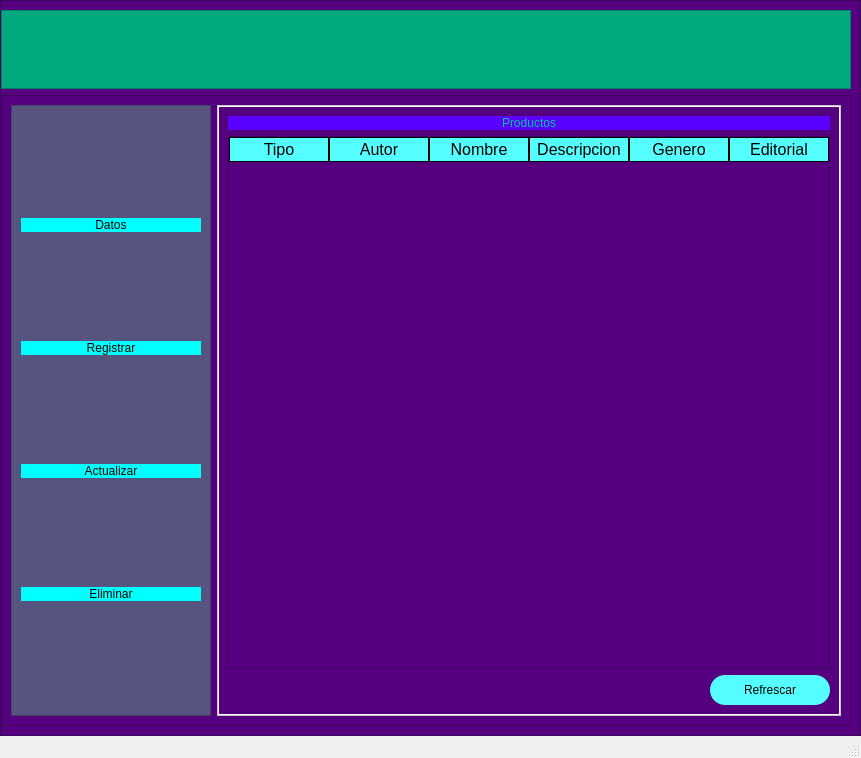
<?xml version="1.0" encoding="UTF-8"?>
<ui version="4.0">
 <class>MainWindow</class>
 <widget class="QMainWindow" name="MainWindow">
  <property name="geometry">
   <rect>
    <x>0</x>
    <y>0</y>
    <width>861</width>
    <height>758</height>
   </rect>
  </property>
  <property name="windowTitle">
   <string>MainWindow</string>
  </property>
  <widget class="QWidget" name="centralwidget">
   <layout class="QHBoxLayout" name="horizontalLayout_8">
    <property name="spacing">
     <number>0</number>
    </property>
    <property name="leftMargin">
     <number>0</number>
    </property>
    <property name="topMargin">
     <number>0</number>
    </property>
    <property name="rightMargin">
     <number>0</number>
    </property>
    <property name="bottomMargin">
     <number>0</number>
    </property>
    <item>
     <widget class="QFrame" name="frame">
      <property name="styleSheet">
       <string notr="true">background-color: rgb(85, 0, 127);</string>
      </property>
      <property name="frameShape">
       <enum>QFrame::StyledPanel</enum>
      </property>
      <property name="frameShadow">
       <enum>QFrame::Raised</enum>
      </property>
      <layout class="QVBoxLayout" name="verticalLayout_2" stretch="1,8">
       <property name="leftMargin">
        <number>0</number>
       </property>
       <item>
        <widget class="QFrame" name="frame_superior">
         <property name="styleSheet">
          <string notr="true">QFrame{
background-color: rgb(0, 170, 127);
}

QPushButton{
background-color: #000000ff;
border-radius:20px;
}

QPushButton:hover{
background-color: rgb(255, 85, 127);
border-radius:20px;
}</string>
         </property>
         <property name="frameShape">
          <enum>QFrame::StyledPanel</enum>
         </property>
         <property name="frameShadow">
          <enum>QFrame::Raised</enum>
         </property>
         <layout class="QHBoxLayout" name="horizontalLayout">
          <item>
           <widget class="QPushButton" name="bt_menu">
            <property name="minimumSize">
             <size>
              <width>200</width>
              <height>0</height>
             </size>
            </property>
            <property name="text">
             <string/>
            </property>
            <property name="icon">
             <iconset>
              <normaloff>icons/website-menu-black-circle-20730.png</normaloff>icons/website-menu-black-circle-20730.png</iconset>
            </property>
            <property name="iconSize">
             <size>
              <width>38</width>
              <height>38</height>
             </size>
            </property>
           </widget>
          </item>
          <item>
           <spacer name="horizontalSpacer">
            <property name="orientation">
             <enum>Qt::Horizontal</enum>
            </property>
            <property name="sizeHint" stdset="0">
             <size>
              <width>429</width>
              <height>20</height>
             </size>
            </property>
           </spacer>
          </item>
          <item>
           <widget class="QPushButton" name="bt_restaurar">
            <property name="minimumSize">
             <size>
              <width>40</width>
              <height>40</height>
             </size>
            </property>
            <property name="text">
             <string/>
            </property>
            <property name="icon">
             <iconset>
              <normaloff>icons/minus-black-circle-20728.png</normaloff>icons/minus-black-circle-20728.png</iconset>
            </property>
            <property name="iconSize">
             <size>
              <width>38</width>
              <height>38</height>
             </size>
            </property>
           </widget>
          </item>
          <item>
           <widget class="QPushButton" name="bt_minimizar">
            <property name="minimumSize">
             <size>
              <width>40</width>
              <height>40</height>
             </size>
            </property>
            <property name="text">
             <string/>
            </property>
            <property name="icon">
             <iconset>
              <normaloff>icons/scale-arrows-black-circle-20770.png</normaloff>icons/scale-arrows-black-circle-20770.png</iconset>
            </property>
            <property name="iconSize">
             <size>
              <width>38</width>
              <height>38</height>
             </size>
            </property>
           </widget>
          </item>
          <item>
           <widget class="QPushButton" name="bt_maximizar">
            <property name="minimumSize">
             <size>
              <width>40</width>
              <height>40</height>
             </size>
            </property>
            <property name="text">
             <string/>
            </property>
            <property name="icon">
             <iconset>
              <normaloff>icons/scale-arrows-black-circle-20770.png</normaloff>icons/scale-arrows-black-circle-20770.png</iconset>
            </property>
            <property name="iconSize">
             <size>
              <width>38</width>
              <height>38</height>
             </size>
            </property>
           </widget>
          </item>
          <item>
           <widget class="QPushButton" name="bt_cerrar">
            <property name="minimumSize">
             <size>
              <width>40</width>
              <height>40</height>
             </size>
            </property>
            <property name="text">
             <string/>
            </property>
            <property name="icon">
             <iconset>
              <normaloff>icons/black-close-circle-or-delete-20709.png</normaloff>icons/black-close-circle-or-delete-20709.png</iconset>
            </property>
            <property name="iconSize">
             <size>
              <width>38</width>
              <height>38</height>
             </size>
            </property>
           </widget>
          </item>
         </layout>
        </widget>
       </item>
       <item>
        <widget class="QFrame" name="frame_contenido">
         <property name="minimumSize">
          <size>
           <width>0</width>
           <height>42</height>
          </size>
         </property>
         <property name="frameShape">
          <enum>QFrame::StyledPanel</enum>
         </property>
         <property name="frameShadow">
          <enum>QFrame::Raised</enum>
         </property>
         <layout class="QHBoxLayout" name="horizontalLayout_2">
          <item>
           <widget class="QFrame" name="frame_control">
            <property name="minimumSize">
             <size>
              <width>200</width>
              <height>0</height>
             </size>
            </property>
            <property name="maximumSize">
             <size>
              <width>0</width>
              <height>16777215</height>
             </size>
            </property>
            <property name="styleSheet">
             <string notr="true">QFrame{
background-color: rgb(85, 85, 127);
}

QPushButton{
background-color: rgb(0, 255, 255);
border-top-left-radius:20px;
border-bottom-left-radius:20px;
colo:rgb(255,255,255);
font 77 10pt&quot;Arial Black&quot;
}

QPushButton:hover{
	background-color: rgb(170, 0, 0);
border-top-left-radius:20px;
border-bottom-left-radius:20px;
colo:rgb(0,0,0);
font 77 10pt&quot;Arial Black&quot;
}</string>
            </property>
            <property name="frameShape">
             <enum>QFrame::StyledPanel</enum>
            </property>
            <property name="frameShadow">
             <enum>QFrame::Raised</enum>
            </property>
            <layout class="QVBoxLayout" name="verticalLayout_3">
             <item>
              <widget class="QPushButton" name="bt_datos">
               <property name="minimumSize">
                <size>
                 <width>40</width>
                 <height>0</height>
                </size>
               </property>
               <property name="text">
                <string>Datos</string>
               </property>
               <property name="icon">
                <iconset>
                 <normaloff>../../Downloads/icons/icons/database-server-hosting-black-folder-20364.png</normaloff>../../Downloads/icons/icons/database-server-hosting-black-folder-20364.png</iconset>
               </property>
               <property name="iconSize">
                <size>
                 <width>35</width>
                 <height>35</height>
                </size>
               </property>
              </widget>
             </item>
             <item>
              <widget class="QPushButton" name="bt_registrar">
               <property name="minimumSize">
                <size>
                 <width>40</width>
                 <height>0</height>
                </size>
               </property>
               <property name="text">
                <string>Registrar</string>
               </property>
               <property name="icon">
                <iconset>
                 <normaloff>../../Downloads/icons/icons/add-black-circle-20729.png</normaloff>../../Downloads/icons/icons/add-black-circle-20729.png</iconset>
               </property>
               <property name="iconSize">
                <size>
                 <width>35</width>
                 <height>35</height>
                </size>
               </property>
              </widget>
             </item>
             <item>
              <widget class="QPushButton" name="bt_actualizar">
               <property name="minimumSize">
                <size>
                 <width>40</width>
                 <height>0</height>
                </size>
               </property>
               <property name="text">
                <string>Actualizar</string>
               </property>
               <property name="icon">
                <iconset>
                 <normaloff>../../Downloads/icons/icons/pencil-black-circle-20789.png</normaloff>../../Downloads/icons/icons/pencil-black-circle-20789.png</iconset>
               </property>
               <property name="iconSize">
                <size>
                 <width>35</width>
                 <height>35</height>
                </size>
               </property>
              </widget>
             </item>
             <item>
              <widget class="QPushButton" name="bt_eliminar">
               <property name="minimumSize">
                <size>
                 <width>40</width>
                 <height>0</height>
                </size>
               </property>
               <property name="text">
                <string>Eliminar</string>
               </property>
               <property name="icon">
                <iconset>
                 <normaloff>../../Downloads/icons/icons/remove-or-delete-black-circle-20731.png</normaloff>../../Downloads/icons/icons/remove-or-delete-black-circle-20731.png</iconset>
               </property>
               <property name="iconSize">
                <size>
                 <width>35</width>
                 <height>35</height>
                </size>
               </property>
              </widget>
             </item>
            </layout>
           </widget>
          </item>
          <item>
           <widget class="QFrame" name="frame_pagina">
            <property name="styleSheet">
             <string notr="true">QFrame{
	background-color: rgb(255, 255, 255);
}

QLabel{
font:87 12pt &quot;Arial Black&quot;;
	background-color: rgb(90, 0, 255);
color:rgb(0,200,150);
border:0px solid #14CBDC;
}

QLineEdit{
border:0px;
color: rgb(255,255,255);
border-bottom:2px solid rgb(60,60,60);
font:75 12pt &quot;Time New Roman&quot;; 
}

QPushButton{
background-color: rgb(85, 255, 255);
border-radius:15px;
font:77 10pt &quot;Ärial Black&quot;
}

QPushButton:hover{
background-color: rgb(100, 170, 100);
border-radius:15px;
color:rgb(0,0,0);
font:77 10pt &quot;Ärial Black&quot;
}

QTableWidget{
background-color: rgb(85, 0, 127);
color: rgb(85, 255, 255);
gridle-color:rgb(85, 255, 255);
font-size:12pt;
color:#000000;
}

QHeaderView::section{
background-color: rgb(85, 255, 255);;
border:1px solid rgb(0,0,0);
font-size:12pt;
}

QHeaderViewQTableCornerButton::section{
background-color: rgb(0,0,0);
border:1px solid rgb(0,200,150);
}
</string>
            </property>
            <property name="frameShape">
             <enum>QFrame::StyledPanel</enum>
            </property>
            <property name="frameShadow">
             <enum>QFrame::Raised</enum>
            </property>
            <layout class="QVBoxLayout" name="verticalLayout_4">
             <property name="spacing">
              <number>0</number>
             </property>
             <property name="leftMargin">
              <number>1</number>
             </property>
             <property name="topMargin">
              <number>1</number>
             </property>
             <property name="rightMargin">
              <number>1</number>
             </property>
             <property name="bottomMargin">
              <number>1</number>
             </property>
             <item>
              <widget class="QStackedWidget" name="stackedWidget">
               <property name="currentIndex">
                <number>2</number>
               </property>
               <widget class="QWidget" name="page_actualizar">
                <layout class="QVBoxLayout" name="verticalLayout">
                 <item>
                  <widget class="QLabel" name="label_9">
                   <property name="text">
                    <string>Actualizar Producto</string>
                   </property>
                   <property name="alignment">
                    <set>Qt::AlignCenter</set>
                   </property>
                  </widget>
                 </item>
                 <item>
                  <layout class="QHBoxLayout" name="horizontalLayout_9" stretch="0,0,0">
                   <property name="spacing">
                    <number>30</number>
                   </property>
                   <property name="sizeConstraint">
                    <enum>QLayout::SetDefaultConstraint</enum>
                   </property>
                   <property name="leftMargin">
                    <number>0</number>
                   </property>
                   <property name="bottomMargin">
                    <number>0</number>
                   </property>
                   <item>
                    <widget class="QLabel" name="label_16">
                     <property name="text">
                      <string>Nombre del Producto</string>
                     </property>
                    </widget>
                   </item>
                   <item>
                    <widget class="QLineEdit" name="act_buscar"/>
                   </item>
                   <item>
                    <widget class="QPushButton" name="bt_actualizar_buscar">
                     <property name="minimumSize">
                      <size>
                       <width>100</width>
                       <height>40</height>
                      </size>
                     </property>
                     <property name="text">
                      <string>Buscar</string>
                     </property>
                    </widget>
                   </item>
                  </layout>
                 </item>
                 <item>
                  <layout class="QVBoxLayout" name="verticalLayout_11">
                   <item>
                    <layout class="QHBoxLayout" name="horizontalLayout_7">
                     <item>
                      <layout class="QVBoxLayout" name="verticalLayout_9">
                       <property name="spacing">
                        <number>30</number>
                       </property>
                       <item>
                        <widget class="QLabel" name="label_10">
                         <property name="text">
                          <string>Tipo</string>
                         </property>
                        </widget>
                       </item>
                       <item>
                        <widget class="QLabel" name="label_11">
                         <property name="text">
                          <string>Autor</string>
                         </property>
                        </widget>
                       </item>
                       <item>
                        <widget class="QLabel" name="label_12">
                         <property name="text">
                          <string>Nombre</string>
                         </property>
                        </widget>
                       </item>
                       <item>
                        <widget class="QLabel" name="label_13">
                         <property name="text">
                          <string>Descripcion</string>
                         </property>
                        </widget>
                       </item>
                       <item>
                        <widget class="QLabel" name="label_14">
                         <property name="text">
                          <string>Genero</string>
                         </property>
                        </widget>
                       </item>
                       <item>
                        <widget class="QLabel" name="label_15">
                         <property name="text">
                          <string>Editorial</string>
                         </property>
                        </widget>
                       </item>
                      </layout>
                     </item>
                     <item>
                      <layout class="QVBoxLayout" name="verticalLayout_10">
                       <property name="spacing">
                        <number>30</number>
                       </property>
                       <item>
                        <widget class="QLineEdit" name="act_tipo"/>
                       </item>
                       <item>
                        <widget class="QLineEdit" name="act_autor"/>
                       </item>
                       <item>
                        <widget class="QLineEdit" name="act_nombre"/>
                       </item>
                       <item>
                        <widget class="QLineEdit" name="act_descripcion"/>
                       </item>
                       <item>
                        <widget class="QLineEdit" name="act_genero"/>
                       </item>
                       <item>
                        <widget class="QLineEdit" name="act_editorial"/>
                       </item>
                      </layout>
                     </item>
                    </layout>
                   </item>
                   <item>
                    <layout class="QHBoxLayout" name="horizontalLayout_6">
                     <property name="spacing">
                      <number>6</number>
                     </property>
                     <item>
                      <widget class="QLabel" name="signal_actualizar">
                       <property name="minimumSize">
                        <size>
                         <width>300</width>
                         <height>0</height>
                        </size>
                       </property>
                       <property name="text">
                        <string/>
                       </property>
                      </widget>
                     </item>
                     <item>
                      <spacer name="horizontalSpacer_4">
                       <property name="orientation">
                        <enum>Qt::Horizontal</enum>
                       </property>
                       <property name="sizeHint" stdset="0">
                        <size>
                         <width>40</width>
                         <height>20</height>
                        </size>
                       </property>
                      </spacer>
                     </item>
                     <item>
                      <widget class="QPushButton" name="bt_actualizar_tabla">
                       <property name="minimumSize">
                        <size>
                         <width>100</width>
                         <height>30</height>
                        </size>
                       </property>
                       <property name="text">
                        <string>Actualizar</string>
                       </property>
                      </widget>
                     </item>
                    </layout>
                   </item>
                  </layout>
                 </item>
                </layout>
               </widget>
               <widget class="QWidget" name="page_eliminar">
                <layout class="QVBoxLayout" name="verticalLayout_12">
                 <item>
                  <widget class="QLabel" name="label_17">
                   <property name="text">
                    <string>Eliminar Producto</string>
                   </property>
                   <property name="alignment">
                    <set>Qt::AlignCenter</set>
                   </property>
                  </widget>
                 </item>
                 <item>
                  <layout class="QVBoxLayout" name="verticalLayout_13">
                   <item>
                    <widget class="QTableWidget" name="tabla_borrar">
                     <column>
                      <property name="text">
                       <string>Tipo</string>
                      </property>
                     </column>
                     <column>
                      <property name="text">
                       <string>Autor</string>
                      </property>
                     </column>
                     <column>
                      <property name="text">
                       <string>Nombre</string>
                      </property>
                     </column>
                     <column>
                      <property name="text">
                       <string>Descripcion</string>
                      </property>
                     </column>
                     <column>
                      <property name="text">
                       <string>Genero</string>
                      </property>
                     </column>
                     <column>
                      <property name="text">
                       <string>Editorial</string>
                      </property>
                     </column>
                    </widget>
                   </item>
                   <item>
                    <widget class="QLabel" name="nombredeproducto">
                     <property name="text">
                      <string>Nombre de Producto</string>
                     </property>
                    </widget>
                   </item>
                   <item>
                    <widget class="QLineEdit" name="eliminar_buscar"/>
                   </item>
                   <item>
                    <widget class="QPushButton" name="bt_buscar_borrar">
                     <property name="minimumSize">
                      <size>
                       <width>100</width>
                       <height>30</height>
                      </size>
                     </property>
                     <property name="text">
                      <string>Buscar</string>
                     </property>
                    </widget>
                   </item>
                  </layout>
                 </item>
                 <item>
                  <layout class="QHBoxLayout" name="horizontalLayout_11">
                   <item>
                    <widget class="QLabel" name="signal_eliminacion">
                     <property name="minimumSize">
                      <size>
                       <width>300</width>
                       <height>0</height>
                      </size>
                     </property>
                     <property name="text">
                      <string/>
                     </property>
                    </widget>
                   </item>
                   <item>
                    <spacer name="horizontalSpacer_5">
                     <property name="orientation">
                      <enum>Qt::Horizontal</enum>
                     </property>
                     <property name="sizeHint" stdset="0">
                      <size>
                       <width>40</width>
                       <height>20</height>
                      </size>
                     </property>
                    </spacer>
                   </item>
                   <item>
                    <widget class="QPushButton" name="bt_borrar">
                     <property name="minimumSize">
                      <size>
                       <width>100</width>
                       <height>30</height>
                      </size>
                     </property>
                     <property name="text">
                      <string>Eliminar</string>
                     </property>
                    </widget>
                   </item>
                  </layout>
                 </item>
                </layout>
               </widget>
               <widget class="QWidget" name="page_datos">
                <layout class="QVBoxLayout" name="verticalLayout_5">
                 <item>
                  <widget class="QLabel" name="label">
                   <property name="text">
                    <string>Productos</string>
                   </property>
                   <property name="alignment">
                    <set>Qt::AlignCenter</set>
                   </property>
                  </widget>
                 </item>
                 <item>
                  <widget class="QTableWidget" name="tabla_productos">
                   <column>
                    <property name="text">
                     <string>Tipo</string>
                    </property>
                   </column>
                   <column>
                    <property name="text">
                     <string>Autor</string>
                    </property>
                   </column>
                   <column>
                    <property name="text">
                     <string>Nombre</string>
                    </property>
                   </column>
                   <column>
                    <property name="text">
                     <string>Descripcion</string>
                    </property>
                   </column>
                   <column>
                    <property name="text">
                     <string>Genero</string>
                    </property>
                   </column>
                   <column>
                    <property name="text">
                     <string>Editorial</string>
                    </property>
                   </column>
                  </widget>
                 </item>
                 <item>
                  <layout class="QHBoxLayout" name="horizontalLayout_3">
                   <item>
                    <spacer name="horizontalSpacer_2">
                     <property name="orientation">
                      <enum>Qt::Horizontal</enum>
                     </property>
                     <property name="sizeHint" stdset="0">
                      <size>
                       <width>40</width>
                       <height>20</height>
                      </size>
                     </property>
                    </spacer>
                   </item>
                   <item>
                    <widget class="QPushButton" name="bt_refrescar">
                     <property name="minimumSize">
                      <size>
                       <width>120</width>
                       <height>30</height>
                      </size>
                     </property>
                     <property name="text">
                      <string>Refrescar</string>
                     </property>
                    </widget>
                   </item>
                  </layout>
                 </item>
                </layout>
               </widget>
               <widget class="QWidget" name="page_registrar">
                <layout class="QVBoxLayout" name="verticalLayout_8">
                 <item>
                  <widget class="QLabel" name="label_8">
                   <property name="text">
                    <string>Registrar Producto</string>
                   </property>
                   <property name="alignment">
                    <set>Qt::AlignCenter</set>
                   </property>
                  </widget>
                 </item>
                 <item>
                  <spacer name="verticalSpacer">
                   <property name="orientation">
                    <enum>Qt::Vertical</enum>
                   </property>
                   <property name="sizeHint" stdset="0">
                    <size>
                     <width>20</width>
                     <height>40</height>
                    </size>
                   </property>
                  </spacer>
                 </item>
                 <item>
                  <layout class="QHBoxLayout" name="horizontalLayout_5">
                   <item>
                    <layout class="QVBoxLayout" name="verticalLayout_6">
                     <property name="spacing">
                      <number>30</number>
                     </property>
                     <item>
                      <widget class="QLabel" name="label_2">
                       <property name="text">
                        <string>Tipo</string>
                       </property>
                      </widget>
                     </item>
                     <item>
                      <widget class="QLabel" name="label_3">
                       <property name="text">
                        <string>Autor</string>
                       </property>
                      </widget>
                     </item>
                     <item>
                      <widget class="QLabel" name="label_4">
                       <property name="text">
                        <string>Nombre</string>
                       </property>
                      </widget>
                     </item>
                     <item>
                      <widget class="QLabel" name="label_5">
                       <property name="text">
                        <string>Descripcion</string>
                       </property>
                      </widget>
                     </item>
                     <item>
                      <widget class="QLabel" name="label_6">
                       <property name="text">
                        <string>Genero</string>
                       </property>
                      </widget>
                     </item>
                     <item>
                      <widget class="QLabel" name="label_7">
                       <property name="text">
                        <string>Editorial</string>
                       </property>
                      </widget>
                     </item>
                    </layout>
                   </item>
                   <item>
                    <layout class="QVBoxLayout" name="verticalLayout_7">
                     <property name="spacing">
                      <number>30</number>
                     </property>
                     <item>
                      <widget class="QLineEdit" name="reg_tipo"/>
                     </item>
                     <item>
                      <widget class="QLineEdit" name="reg_autor"/>
                     </item>
                     <item>
                      <widget class="QLineEdit" name="reg_nombre"/>
                     </item>
                     <item>
                      <widget class="QLineEdit" name="reg_descripcion"/>
                     </item>
                     <item>
                      <widget class="QLineEdit" name="reg_genero"/>
                     </item>
                     <item>
                      <widget class="QLineEdit" name="reg_editorial"/>
                     </item>
                    </layout>
                   </item>
                  </layout>
                 </item>
                 <item>
                  <spacer name="verticalSpacer_2">
                   <property name="orientation">
                    <enum>Qt::Vertical</enum>
                   </property>
                   <property name="sizeHint" stdset="0">
                    <size>
                     <width>20</width>
                     <height>40</height>
                    </size>
                   </property>
                  </spacer>
                 </item>
                 <item>
                  <layout class="QHBoxLayout" name="horizontalLayout_4">
                   <property name="spacing">
                    <number>6</number>
                   </property>
                   <item>
                    <widget class="QLabel" name="signal_registrar">
                     <property name="minimumSize">
                      <size>
                       <width>200</width>
                       <height>0</height>
                      </size>
                     </property>
                     <property name="text">
                      <string/>
                     </property>
                    </widget>
                   </item>
                   <item>
                    <spacer name="horizontalSpacer_3">
                     <property name="orientation">
                      <enum>Qt::Horizontal</enum>
                     </property>
                     <property name="sizeHint" stdset="0">
                      <size>
                       <width>40</width>
                       <height>20</height>
                      </size>
                     </property>
                    </spacer>
                   </item>
                   <item>
                    <widget class="QPushButton" name="bt_agregar">
                     <property name="minimumSize">
                      <size>
                       <width>100</width>
                       <height>30</height>
                      </size>
                     </property>
                     <property name="text">
                      <string>Registrar</string>
                     </property>
                    </widget>
                   </item>
                  </layout>
                 </item>
                </layout>
               </widget>
              </widget>
             </item>
            </layout>
           </widget>
          </item>
         </layout>
        </widget>
       </item>
      </layout>
     </widget>
    </item>
   </layout>
  </widget>
  <widget class="QStatusBar" name="statusbar"/>
 </widget>
 <resources/>
 <connections/>
</ui>
